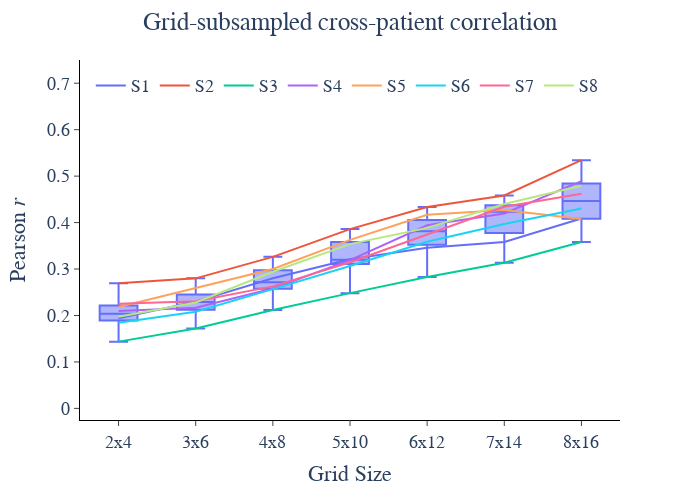

Notebook source saved alongside this figure:
### Code cell
med_grid_df = mean_grid_corr_df.groupby(['Grid Size', 'Patient']).median().reset_index()
# fig = px.line(med_grid_df, x='Grid Size', y="Correlation", width=800, height=500)
fig = px.line(mean_grid_corr_df, x='Grid Size', y="Correlation", color='Patient', width=700, height=500)
# fig.update_traces(mode='lines')
fig.add_traces(px.box(mean_grid_corr_df, x='Grid Size', y="Correlation").data)
# fig = px.box(corr_df, x='Condition', y="Correlation", width=800, height=500)
# fig.add_traces(px.line(corr_df, x='Condition', y="Correlation", color='Patient', error_y='Error').data)
# fig.update_traces(mode='markers+lines')
# fig.add_hline(y=1/9, line_dash='dash', line_color='grey', annotation_text='Chance', annotation_position='bottom right')
fig.update_layout(
    plot_bgcolor='white',
    legend=dict(
        orientation='h',
        yanchor='top',
        y=0.98,
        xanchor='left',
        x=0.02,
        title_text=''
    ),
    # showlegend=False,
    title_text=f'Grid-subsampled cross-patient correlation',
    title_x=0.5,
    font=dict(size=18, family='Arial')
)
fig.update_xaxes(
    title='Grid Size',
    mirror=False,
    ticks='outside',
    showline=True,
    linecolor='black',
    showgrid=False,
    # tickvals=[0,1],
    # range=[-0.35, 1.35],
    # ticktext=['Patient-Specific', 'Shared Neural<br>Latent Space'],
)
fig.update_yaxes(
    title='Pearson <i>r</i>',
    mirror=False,
    ticks='outside',
    showline=True,
    linecolor='black',
    showgrid=False,
    range=[-0.025, 0.75]
)

fig.write_image(r"C:\Users\zms14\Box\CoganLab\IndividualMeetings\Zac\manuscripts\cross_patient_speech_decoding\figures\fig_5\grid_subsamp_corr.svg")
fig.show()

### Figure 1 — Plotly figure (JSON) as saved in the notebook; plotly's stock layout.template omitted (floating-point values rounded to 4 significant figures)
{"data": [{"hovertemplate": "Patient=S1<br>Grid Size=%{x}<br>Correlation=%{y}<extra></extra>", "legendgroup": "S1", "line": {"color": "#636efa", "dash": "solid"}, "marker": {"symbol": "circle"}, "mode": "lines", "name": "S1", "orientation": "v", "showlegend": true, "type": "scatter", "x": ["2x4", "3x6", "4x8", "5x10", "6x12", "7x14", "8x16"], "xaxis": "x", "y": [0.1943, 0.2299, 0.2801, 0.321, 0.346, 0.358, 0.4088], "yaxis": "y"}, {"hovertemplate": "Patient=S2<br>Grid Size=%{x}<br>Correlation=%{y}<extra></extra>", "legendgroup": "S2", "line": {"color": "#EF553B", "dash": "solid"}, "marker": {"symbol": "circle"}, "mode": "lines", "name": "S2", "orientation": "v", "showlegend": true, "type": "scatter", "x": ["2x4", "3x6", "4x8", "5x10", "6x12", "7x14", "8x16"], "xaxis": "x", "y": [0.2696, 0.2799, 0.3262, 0.386, 0.4336, 0.4583, 0.5344], "yaxis": "y"}, {"hovertemplate": "Patient=S3<br>Grid Size=%{x}<br>Correlation=%{y}<extra></extra>", "legendgroup": "S3", "line": {"color": "#00cc96", "dash": "solid"}, "marker": {"symbol": "circle"}, "mode": "lines", "name": "S3", "orientation": "v", "showlegend": true, "type": "scatter", "x": ["2x4", "3x6", "4x8", "5x10", "6x12", "7x14", "8x16"], "xaxis": "x", "y": [0.1437, 0.1719, 0.2118, 0.2481, 0.2827, 0.3135, 0.3582], "yaxis": "y"}, {"hovertemplate": "Patient=S4<br>Grid Size=%{x}<br>Correlation=%{y}<extra></extra>", "legendgroup": "S4", "line": {"color": "#ab63fa", "dash": "solid"}, "marker": {"symbol": "circle"}, "mode": "lines", "name": "S4", "orientation": "v", "showlegend": true, "type": "scatter", "x": ["2x4", "3x6", "4x8", "5x10", "6x12", "7x14", "8x16"], "xaxis": "x", "y": [0.2099, 0.2169, 0.2581, 0.3192, 0.3943, 0.4197, 0.4891], "yaxis": "y"}, {"hovertemplate": "Patient=S5<br>Grid Size=%{x}<br>Correlation=%{y}<extra></extra>", "legendgroup": "S5", "line": {"color": "#FFA15A", "dash": "solid"}, "marker": {"symbol": "circle"}, "mode": "lines", "name": "S5", "orientation": "v", "showlegend": true, "type": "scatter", "x": ["2x4", "3x6", "4x8", "5x10", "6x12", "7x14", "8x16"], "xaxis": "x", "y": [0.2181, 0.259, 0.3, 0.3628, 0.417, 0.4269, 0.4078], "yaxis": "y"}, {"hovertemplate": "Patient=S6<br>Grid Size=%{x}<br>Correlation=%{y}<extra></extra>", "legendgroup": "S6", "line": {"color": "#19d3f3", "dash": "solid"}, "marker": {"symbol": "circle"}, "mode": "lines", "name": "S6", "orientation": "v", "showlegend": true, "type": "scatter", "x": ["2x4", "3x6", "4x8", "5x10", "6x12", "7x14", "8x16"], "xaxis": "x", "y": [0.1842, 0.2082, 0.2567, 0.3065, 0.3588, 0.3971, 0.4304], "yaxis": "y"}, {"hovertemplate": "Patient=S7<br>Grid Size=%{x}<br>Correlation=%{y}<extra></extra>", "legendgroup": "S7", "line": {"color": "#FF6692", "dash": "solid"}, "marker": {"symbol": "circle"}, "mode": "lines", "name": "S7", "orientation": "v", "showlegend": true, "type": "scatter", "x": ["2x4", "3x6", "4x8", "5x10", "6x12", "7x14", "8x16"], "xaxis": "x", "y": [0.2252, 0.2309, 0.2627, 0.3147, 0.3742, 0.4341, 0.4621], "yaxis": "y"}, {"hovertemplate": "Patient=S8<br>Grid Size=%{x}<br>Correlation=%{y}<extra></extra>", "legendgroup": "S8", "line": {"color": "#B6E880", "dash": "solid"}, "marker": {"symbol": "circle"}, "mode": "lines", "name": "S8", "orientation": "v", "showlegend": true, "type": "scatter", "x": ["2x4", "3x6", "4x8", "5x10", "6x12", "7x14", "8x16"], "xaxis": "x", "y": [0.1971, 0.2281, 0.2942, 0.3537, 0.3886, 0.44, 0.4792], "yaxis": "y"}, {"alignmentgroup": "True", "hovertemplate": "Grid Size=%{x}<br>Correlation=%{y}<extra></extra>", "legendgroup": "", "marker": {"color": "#636efa"}, "name": "", "notched": false, "offsetgroup": "", "orientation": "v", "showlegend": false, "type": "box", "x": ["2x4", "3x6", "4x8", "5x10", "6x12", "7x14", "8x16", "2x4", "3x6", "4x8", "5x10", "6x12", "7x14", "8x16", "2x4", "3x6", "4x8", "5x10", "6x12", "7x14", "8x16", "2x4", "3x6", "4x8", "5x10", "6x12", "7x14", "8x16", "2x4", "3x6", "4x8", "5x10", "6x12", "7x14", "8x16", "2x4", "3x6", "4x8", "5x10", "6x12", "7x14", "8x16", "2x4", "3x6", "4x8", "5x10", "6x12", "7x14", "8x16", "2x4", "3x6", "4x8", "5x10", "6x12", "7x14", "8x16"], "x0": " ", "xaxis": "x", "y": [0.1943, 0.2299, 0.2801, 0.321, 0.346, 0.358, 0.4088, 0.2696, 0.2799, 0.3262, 0.386, 0.4336, 0.4583, 0.5344, 0.1437, 0.1719, 0.2118, 0.2481, 0.2827, 0.3135, 0.3582, 0.2099, 0.2169, 0.2581, 0.3192, 0.3943, 0.4197, 0.4891, 0.2181, 0.259, 0.3, 0.3628, 0.417, 0.4269, 0.4078, 0.1842, 0.2082, 0.2567, 0.3065, 0.3588, 0.3971, 0.4304, 0.2252, 0.2309, 0.2627, 0.3147, 0.3742, 0.4341, 0.4621, 0.1971, 0.2281, 0.2942, 0.3537, 0.3886, 0.44, 0.4792], "y0": " ", "yaxis": "y"}], "layout": {"font": {"family": "Arial", "size": 18}, "height": 500, "legend": {"orientation": "h", "title": {"text": ""}, "tracegroupgap": 0, "x": 0.02, "xanchor": "left", "y": 0.98, "yanchor": "top"}, "margin": {"t": 60}, "plot_bgcolor": "white", "title": {"text": "Grid-subsampled cross-patient correlation", "x": 0.5}, "width": 700, "xaxis": {"anchor": "y", "domain": [0, 1], "linecolor": "black", "mirror": false, "showgrid": false, "showline": true, "ticks": "outside", "title": {"text": "Grid Size"}}, "yaxis": {"anchor": "x", "domain": [0, 1], "linecolor": "black", "mirror": false, "range": [-0.025, 0.75], "showgrid": false, "showline": true, "ticks": "outside", "title": {"text": "Pearson <i>r</i>"}}}}
